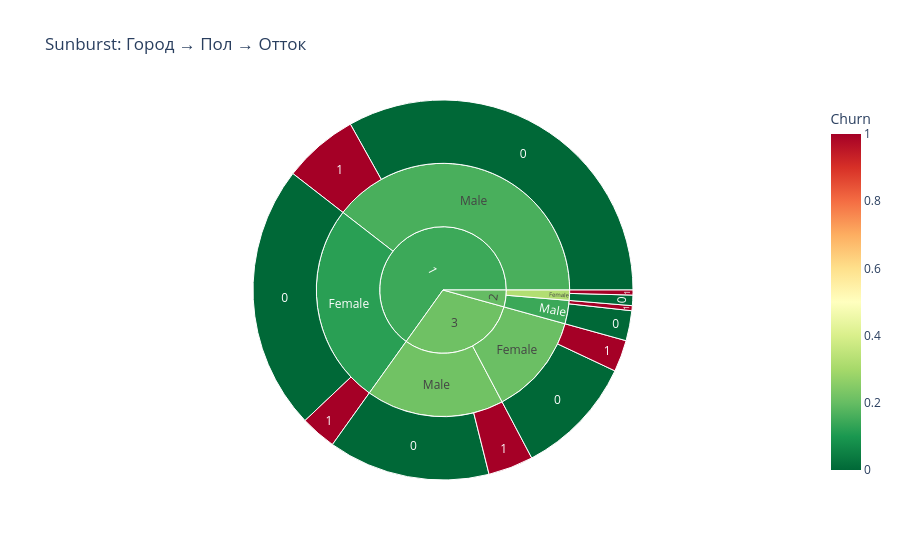

The code cell stored with this chart in its notebook:
### Markdown cell above
#### Sunburst

### Code cell
fig6 = px.sunburst(df, path=['CityTier', 'Gender', 'Churn'],
                      title='Sunburst: Город → Пол → Отток',
                      color='Churn', color_continuous_scale='RdYlGn_r')
fig6.show()

### Figure 1 — Plotly figure (JSON) as saved in the notebook; plotly's stock layout.template omitted (floating-point values rounded to 4 significant figures)
{"data": [{"branchvalues": "total", "customdata": [[1.0], [1.0], [1.0], [1.0], [1.0], [0.0], [0.0], [0.0], [0.0], [0.0], [1.0], [0.0], [0.2082], [0.1619], [0.2177], [0.1193], [0.1429], [0.3243], [0.2137], [0.1451], [0.1983]], "domain": {"x": [0, 1], "y": [0, 1]}, "hovertemplate": "labels=%{label}<br>count=%{value}<br>parent=%{parent}<br>id=%{id}<br>Churn=%{color}<extra></extra>", "ids": ["3/Female/1", "1/Male/1", "3/Male/1", "1/Female/1", "2/Male/1", "3/Male/0", "1/Male/0", "3/Female/0", "1/Female/0", "2/Male/0", "2/Female/1", "2/Female/0", "3/Female", "1/Male", "3/Male", "1/Female", "2/Male", "2/Female", "3", "1", "2"], "labels": ["1", "1", "1", "1", "1", "0", "0", "0", "0", "0", "1", "0", "Female", "Male", "Male", "Female", "Male", "Female", "3", "1", "2"], "marker": {"coloraxis": "coloraxis", "colors": [1.0, 1.0, 1.0, 1.0, 1.0, 0.0, 0.0, 0.0, 0.0, 0.0, 1.0, 0.0, 0.2082, 0.1619, 0.2177, 0.1193, 0.1429, 0.3243, 0.2137, 0.1451, 0.1983]}, "name": "", "parents": ["3/Female", "1/Male", "3/Male", "1/Female", "2/Male", "3/Male", "1/Male", "3/Female", "1/Female", "2/Male", "2/Female", "2/Female", "3", "1", "3", "1", "2", "2", "", "", ""], "type": "sunburst", "values": [152, 360, 216, 172, 24, 776, 1864, 578, 1270, 144, 24, 50, 730, 2224, 992, 1442, 168, 74, 1722, 3666, 242]}], "layout": {"coloraxis": {"colorbar": {"title": {"text": "Churn"}}, "colorscale": [[0, "rgb(0,104,55)"], [0.1, "rgb(26,152,80)"], [0.2, "rgb(102,189,99)"], [0.3, "rgb(166,217,106)"], [0.4, "rgb(217,239,139)"], [0.5, "rgb(255,255,191)"], [0.6, "rgb(254,224,139)"], [0.7, "rgb(253,174,97)"], [0.8, "rgb(244,109,67)"], [0.9, "rgb(215,48,39)"], [1, "rgb(165,0,38)"]]}, "legend": {"tracegroupgap": 0}, "title": {"text": "Sunburst: Город → Пол → Отток"}}}
